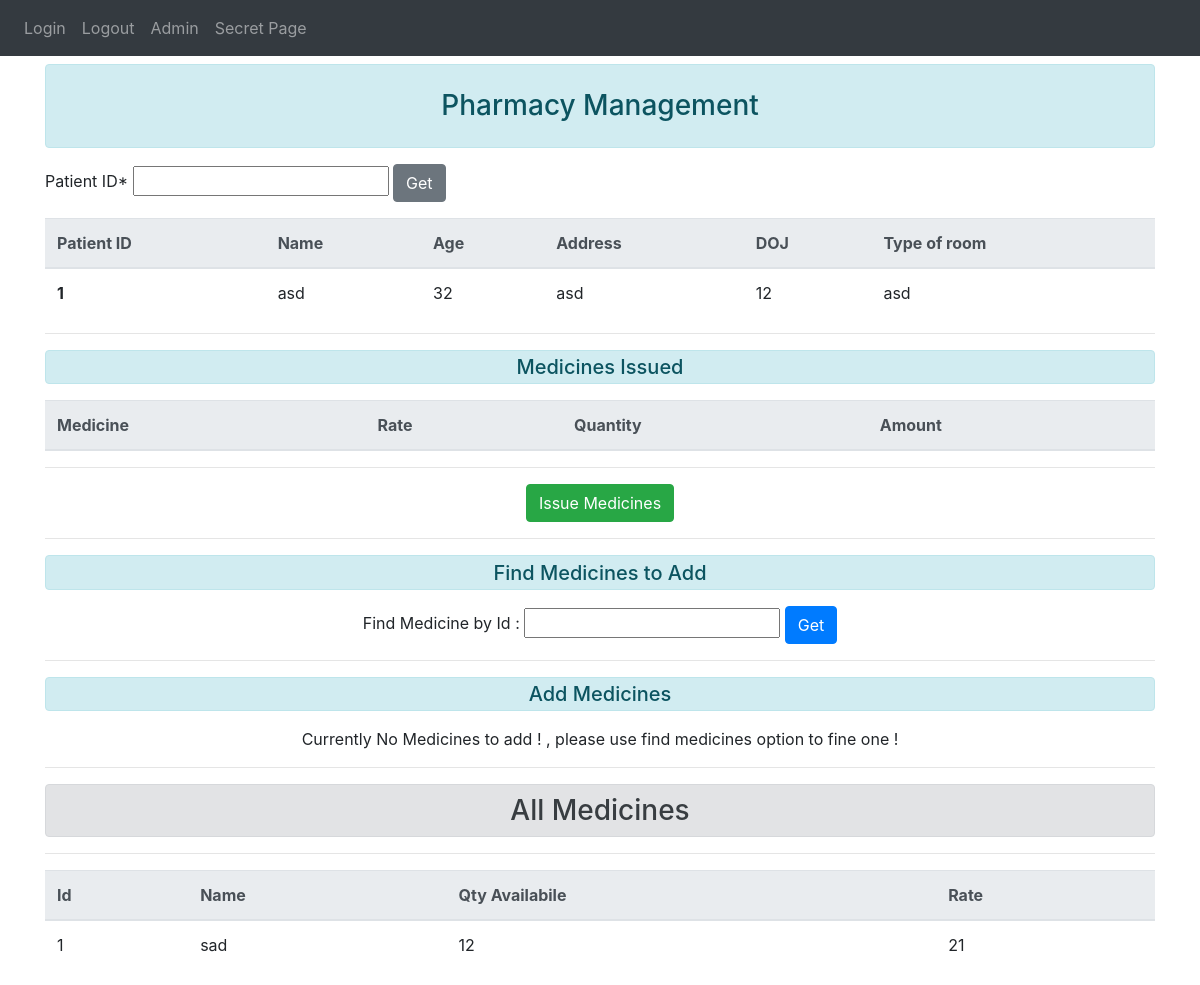
The page /pharmacy/get_details?patientid=1 on the database as committed earlier.
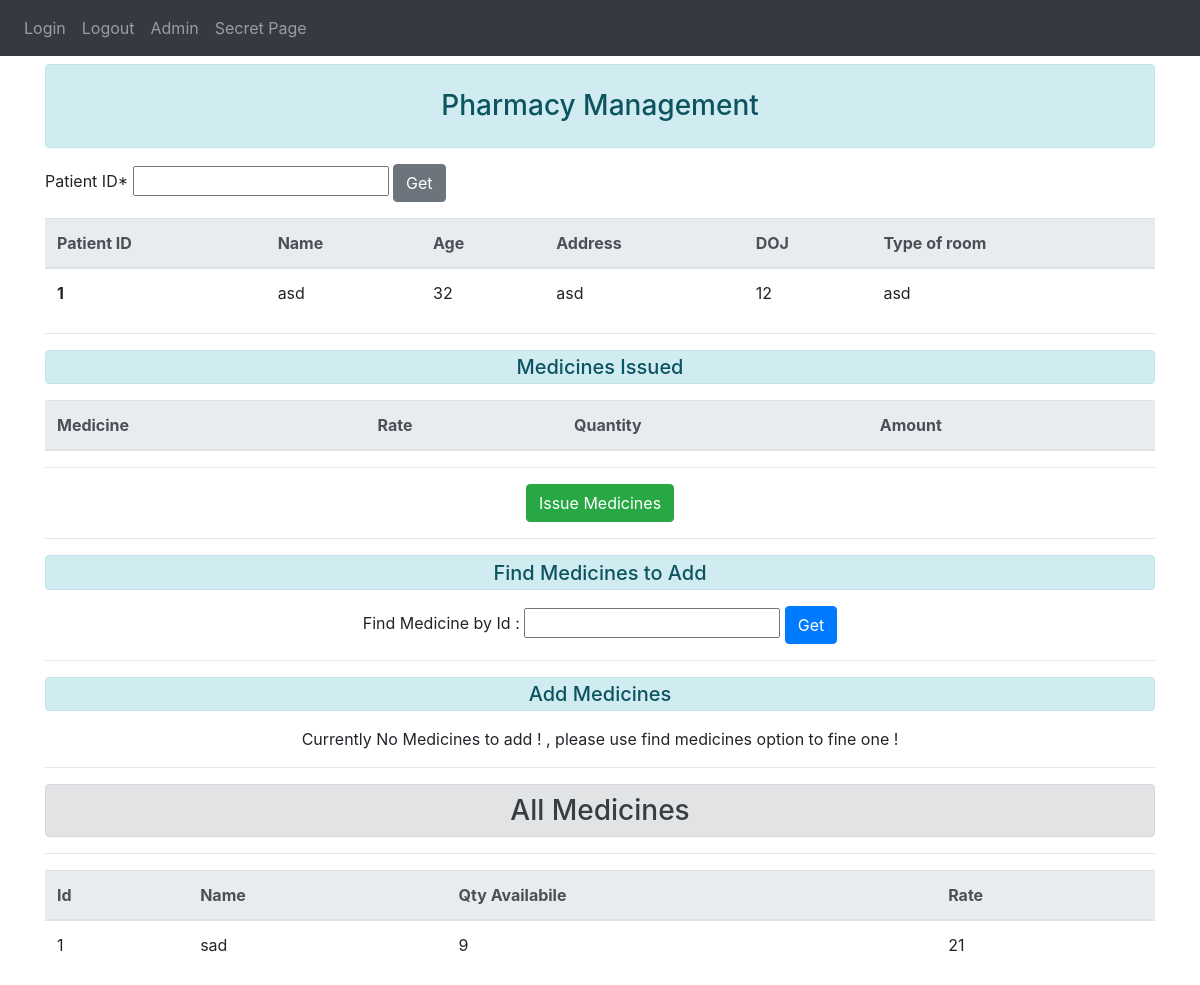
The same page on the database as committed later.
### root/Modules/Models/userstore.py (models this page shows)
class Patient(db.Model):
    ssn_id = db.Column(db.String(50), unique=True)
    patient_id = db.Column(db.Integer, primary_key=True)
    name = db.Column(db.String(80))
    age = db.Column(db.Integer)
    admission_date = db.Column(db.Integer)
    bed_type = db.Column(db.String(15))
    address = db.Column(db.String(200))
    city = db.Column(db.String(50))
    state = db.Column(db.String(50))
    status = db.Column(db.String(15))
    med_list = db.relationship('Track_Medicines', backref='patient', lazy=True)

class Medicine_Master(db.Model):
    med_id = db.Column(db.Integer, primary_key=True)
    med_name = db.Column(db.String(50), unique=True)
    quantity = db.Column(db.Integer)
    rate = db.Column(db.Integer)
    patient = db.relationship('Track_Medicines', backref='medicine', lazy=True)

### root/Modules/Pharmacy/PharmacyRoutes.py (the view, shortened to what this page needs)
@pharmacyRoutes.route('/pharmacy/get_details', methods=['GET', 'POST'])
def get_details():
    if request.method == 'GET':
        id = int(request.args.get('patientid'))
        med_id = request.args.get('med_id')
        found_med = None
        avl = ""
        if med_id:
            found_med = Medicine_Master.query.get(med_id)
            if found_med:
            	avl = found_med.quantity
            	return render_template('pharmacy.html', data=Patient.query.get(id), id=id, avl=avl,
                found=found_med,meds_to_issue=meds_to_issue,all_meds=Medicine_Master.query.all())
        return render_template('pharmacy.html', data=Patient.query.get(id), id=id, avl=avl,
        meds_to_issue=meds_to_issue, all_meds=Medicine_Master.query.all())

### root/Modules/Pharmacy/templates/pharmacy.html (shortened to what this page needs)
{% extends "Base.html" %}
{% block content %}
<div class="text-center alert alert-info my-2" style="padding: 0.2px 0.2px;">
  <h3 class="text-center my-4">Pharmacy Management</h3>
</div>
<form action="/pharmacy/get_details" method="GET" class="my-3">
    <label for="patientid">Patient ID*</label>
    <input type="text" id="patientid" name="patientid" required>
  <button class="btn btn-secondary" id="btn">Get</button>
</form>
{% if data %}
  <table class="table">
    <thead class="thead-light">
      <tr>
        <th scope="col">Patient ID</th>
        <th scope="col">Name</th>
        <th scope="col">Age</th>
        <th scope="col">Address</th>
        <th scope="col">DOJ</th>
        <th scope="col">Type of room</th>
      </tr>
    </thead>
    <tbody>
      <tr>
          <th scope="row">{{ data.patient_id }}</th>
          <td>{{ data.name }}</td>
          <td>{{ data.age }}</td>
          <td>{{ data.address }}</td>
          <td>{{ data.admission_date }}</td>
          <td>{{ data.bed_type }}</td>
      </tr>
    </tbody>
  </table>
  <hr>
  <div class="text-center">
    <div class="alert alert-info" style="padding: 0.2px 0.2px;">
      <h5 class="my-1">Medicines Issued</h5>
    </div>
  </div>
  <table class="table">
        <thead class="thead-light">
          <tr>
              <th scope="col">Medicine</th>
              <th scope="col">Rate</th>
              <th scope="col">Quantity</th>
              <th scope="col">Amount</th>
          </tr>
      </thead>
  </table>
  <hr>
  <form action="/submit" method="POST">
  <div class="text-center">
      <button class="btn btn-md btn-success" type="submit">Issue Medicines</button>
    </div>
  </form>
  <hr>
  <div class="text-center">
    <div class="alert alert-info" style="padding: 0.2px 0.2px;">
      <h5 class="my-1">Find Medicines to Add </h5>
    </div>
  </div>
  <form action="/pharmacy/get_details" method="GET" class="text-center">
      <label for="med_id">
        Find Medicine by Id :
      </label>
      <input type="text" id="med_id" name="med_id" >
      <button class="btn btn-md btn-primary" type="submit">Get</button>
  </form>
  <hr>
  <div class="text-center">
    <div class="alert alert-info" style="padding: 0.2px 0.2px;">
      <h5 class="my-1">Add Medicines</h5>
    </div>
  </div>
  {% if found %}
  <form action="/pharmacy/get_details" method="POST">
    <table class="table">
      <thead class="thead-light">
        <input type="hidden" class="form-control" name="patientid" id="patientid" value="{{id}}">
        <tr>
          <th scope="col">Id</th>
          <th scope="col">Name</th>
          <th scope="col">Availability</th>
          <th scope="col">Qty.</th>
          <th scope="col">Add</th>
        </tr>
      </thead>
      <tbody>
        <tr>
          <td>
            <input type="text" class="form-control" name="med_id" value="{{found.med_id}}" readonly>
          </td>
          <td>
            <input type="text" class="form-control" name="med_name" value="{{found.med_name}}" readonly>
          </td>
          <td>
            <input type="text" class="form-control" name="available" value="{{avl}}" readonly>
          </td>
          <td>
            <input name="med_qty_req" class="form-control" type="number" max="{{avl}}" min = 1 required >
          </td>
          <td>
            <button class="btn btn-md btn-primary" type="submit">Add</button>
          </td>
        </tr>
      </tbody>
    </table>
  </form>
  {% else %}
  <div class="text-center">
    Currently No Medicines to add ! , please use find medicines option to fine one !
  </div>
  {% endif %}
  <hr>
  <div class="text-center">
    <div class="alert alert-secondary" style="padding: 0.5px 0.5px;">
      <h3 class="my-2">All Medicines</h3>
    </div>
  </div>
  <hr>
{% endif %}
<table class="table">
  <thead class="thead-light">
    <tr>
      <th>Id</th>
      <th>Name</th>
      <th>Qty Availabile</th>
      <th>Rate</th>
    </tr>
  </thead>
  <tbody>
    {% for item in all_meds %}
    <tr>
      <td>{{item.med_id}}</td>
      <td>{{item.med_name}}</td>
      <td>{{item.quantity}}</td>
      <td>{{item.rate}}</td>
    </tr>
    {% endfor %}
  </tbody>
</table>
{% endblock %}

### root/templates/Base.html (shortened to what this page needs)
<!DOCTYPE html>
<html lang="en">
<head>
    <link rel="stylesheet" href="https://stackpath.bootstrapcdn.com/bootstrap/4.5.0/css/bootstrap.min.css">
</head>
<body>
    <nav class="navbar navbar-dark bg-dark navbar-expand-lg ">
    <div class="collapse navbar-collapse" id="navbarTogglerDemo01">
      <ul class="navbar-nav mr-auto mt-2 mt-lg-0">
        <li class="nav-item ">
          <a class="nav-link" href="/login">Login <span class="sr-only">(current)</span></a>
        </li>
        <li class="nav-item">
          <a class="nav-link" href="/logout">Logout</a>
        </li>
        <li class="nav-item">
          <a class="nav-link" href="/view">Admin</a>
        </li>
        <li class="nav-item">
          <a class="nav-link" href="/secret">Secret Page</a>
        </li>
      </ul>
    </div>
    </nav>
    <div class="container">
        {%block content%}{% endblock %}
    </div>
</body>
</html>

Rows that differ between the two databases and show on the page:
changed Medicine_Master "sad": quantity "12" → "9"
